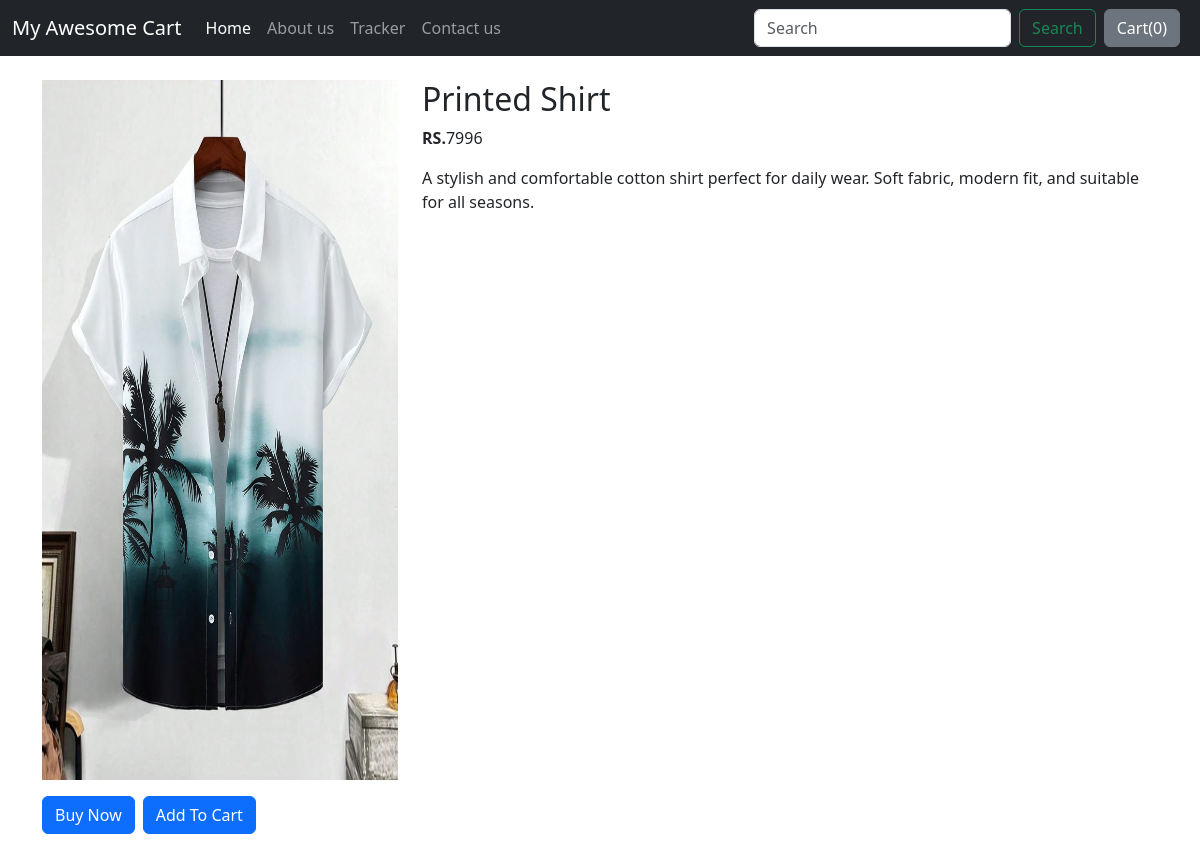
The page /shop/products/8 on the database its author committed.
### shop/models.py (models this page shows)
class Product(models.Model):
    product_name = models.CharField(max_length=20)
    desc = models.CharField(max_length=1000)
    pub_date = models.DateField()
    category = models.CharField(max_length=50, default="")
    sub_category = models.CharField(max_length=50 , default="")
    price = models.IntegerField(default='0')
    image = models.ImageField(upload_to="shop/images" , default="")
    def __str__(self):
        return self.product_name

### shop/views.py (the view)
# urls.py: path('products/<int:id>' , views.productview , name="productview"),
def productview(request , id):
    product = Product.objects.filter(id = id)
    print(product)
    return render(request ,'shop/product.html' , {'product' : product[0]})

### shop/templates/shop/product.html (shortened to what this page needs)
{% extends 'shop/base.html' %}
{% block body%}
<div class="container my-4">
    <div class="row">
        <div class="col-md-4">
            <div class="row">
                <img src='{{ product.image.url }}' width="400" height="700 ">
            </div>
            <div class="row">
                <div class="d-flex gap-2 mt-3">
                    <button class="btn btn-primary">Buy Now</button>
                    <button class="btn btn-primary">Add To Cart</button>
                </div>
            </div>
        </div>
        <div class="col-md-8">
            <h2>{{product.product_name}}</h2>
            <p><b>RS.</b>{{product.price}}</p>
            <p>{{product.desc}}</p>
        </div>
    </div>
</div>
{% endblock %}

### rows shown on the page
Product: image (picture), product_name "Printed Shirt", price "7996", desc "A stylish and comfortable cotton shirt perfect for daily wear. Soft fabric, modern fit, and suitable for all seasons."
